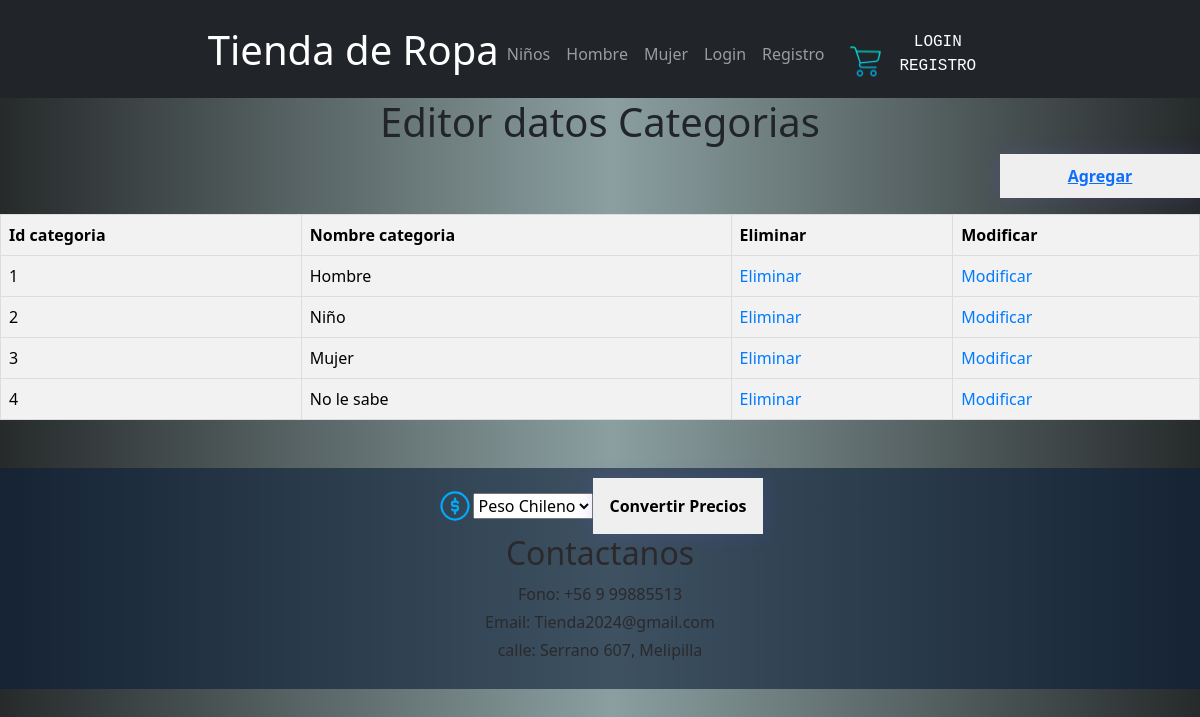
The app's page /trabajo/crud_categorias/, older data.
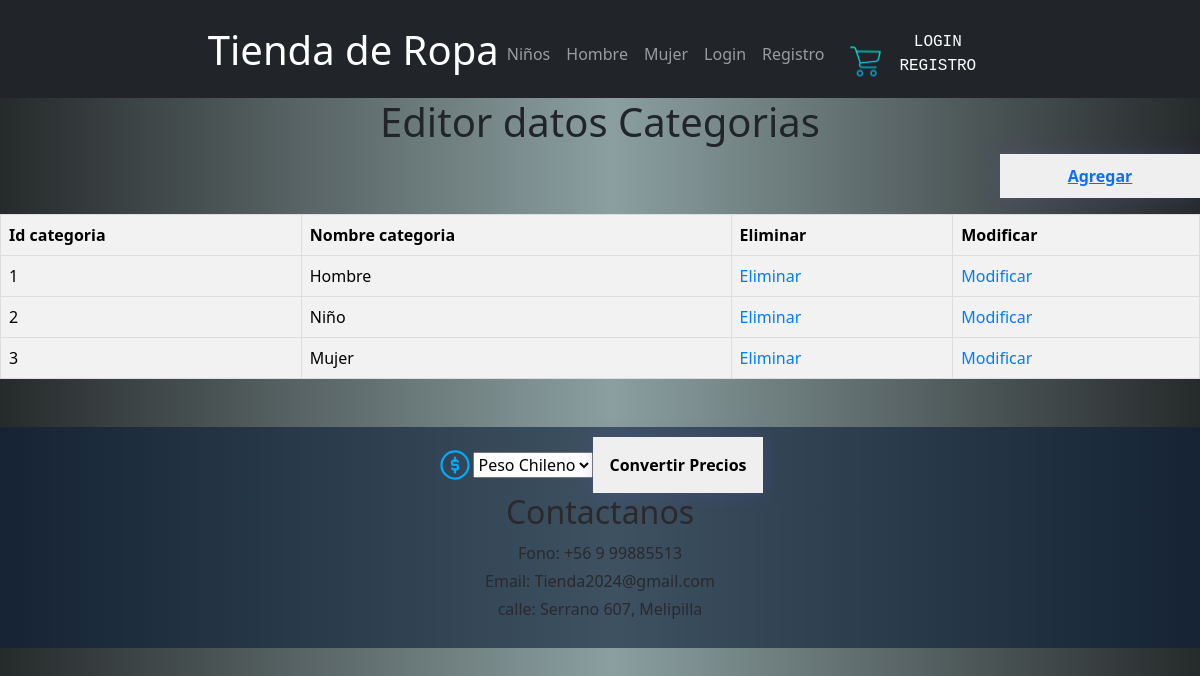
The same page, newer data.
### trabajo/models.py (models this page shows, shortened)
class Categoria(models.Model):
    id_categoria = models.CharField(max_length=4,db_column='idCategoria',primary_key=True)
    categoria = models.CharField(max_length=20, blank=False, null=False)

### trabajo/views.py (the view)
# urls.py: path('crud_categorias/', crud_categorias, name='crud_categorias'),
def crud_categorias(request):
    categorias = Categoria.objects.all()
    context = {'categorias': categorias}
    print("Enviando datos categorias_list")
    return render(request, 'trabajo/categorias_list.html', context)

### trabajo/templates/trabajo/categorias_list.html (shortened to what this page needs)
{% extends 'base.html' %}
    {% block content %}
    <div class="todo">
        <h1>Editor datos Categorias</h1>
        <div class="botonAgregarContainer">
            <button class="botonAgregar" type="button">
                <a href="{% url 'categoriasAdd' %}">Agregar</a>
            </button>
        </div>
        <table class="editorTable">
            {% if categorias %}
                <th>Id categoria</th>
                <th>Nombre categoria</th>
                <th>Eliminar</th>
                <th>Modificar</th>
                {% for categoria in categorias %}
                    <tr>
                        <td>{{categoria.id_categoria}}</td>
                        <td>{{categoria.categoria}}</td>
                        <td><a href="{% url 'categorias_del' pk=categoria.id_categoria %}">Eliminar</a></td>
                        <td><a href="{% url 'categorias_edit' pk=categoria.id_categoria %}">Modificar</a></td>
                    </tr>
                {% endfor %}
            {% endif %}
        </table>
    </div>
    {% endblock %}

### trabajo/templates/base.html (shortened to what this page needs)
{% load static %}
<!DOCTYPE html>
<html lang="en">
  <head>
    <link rel="stylesheet" href="{% static 'css/stylec.css' %}">
    <link rel="stylesheet" href="{% static 'css/style1.css' %}">
    <link rel="stylesheet" href="{% static 'css/styleEditor.css' %}">
    <link href="https://cdn.jsdelivr.net/npm/bootstrap@5.3.3/dist/css/bootstrap.min.css" rel="stylesheet">
  </head>
  <body>
    <header class="bg-dark text-white py-3">
      <div class="container">
          <h1><a href="index.html" class="text-white text-decoration-none">Tienda de Ropa</a></h1>
          <nav class="navbar navbar-expand-lg navbar-dark bg-dark">
              <div class="collapse navbar-collapse" id="navbarNav">
                  <ul class="navbar-nav ml-auto">
                      <li class="nav-item"><a class="nav-link" href="{% url 'producto2' %}">Niños</a></li>
                      <li class="nav-item"><a class="nav-link" href="{% url 'producto3' %}">Hombre</a></li>
                      <li class="nav-item"><a class="nav-link" href="{% url 'producto4' %}">Mujer</a></li>
                      <li class="nav-item"><a class="nav-link"href="{% url 'login' %}">Login</a></li>
                      <li class="nav-item"><a class="nav-link" href="{% url 'registro' %}">Registro</a></li>
                  </ul>
              </div>
          </nav>
          <div class="container-cart-icon" src="{% static 'images/cart.png' %}" >
            <a href="{% url 'carro' %}"><img src="{% static 'images/cart.png' %}" alt="Carrito de compras" /></a>
          </div>
          <div class="userDatos">
            {% if user.is_authenticated %}
                  {{user.username}}
                  <div class="editor" data-editor-url="{% url 'editor' %}">
                  </div>
                  <div class="userStaff hidden">
                  {{user.is_staff}}
                  </div>
                  {% csrf_token %}
                  <a id="logout" href="{% url 'logout' %}">Cerrar Sesion</a>
            {% else %}
            <a href="{% url 'login' %}">Login</a>
            <a href="{% url 'registro' %}">Registro</a>
            {% endif %}
          </div>
      </div>
  </header>
    {% block content %}{% endblock %}
    <footer>
        <div class="coinversor">
          <label for="coinversorMenu">
          </label>
          <select name="coinversorMenu" id="coinversorMenu">
            <option value="0">Peso Chileno</option>
          </select>
          <button class="comvertirPrecio" onclick="coinversor();">Convertir Precios</button>
        </div>
        <div class="contactanos">
          <h2>Contactanos</h2>
          <span>Fono: +56 9 99885513</span>
          <span>Email: Tienda2024@gmail.com</span>
          <span>calle: Serrano 607, Melipilla</span>
        </div>
    </footer>
</body>
</html>

### trabajo/static/css/stylec.css (style rules this page uses)
*, *:before, *:after { padding: 0; margin: 0; box-sizing: border-box; }
::placeholder { color: #080202; }

### trabajo/static/css/style1.css (style rules this page uses)
body { background-image: linear-gradient(to right, #262a2b 0%, #8b9fa0 51%, #262a2b 100%); font-family: Arial, sans-serif; }
a * { text-decoration: none; }
h1,h2,h3 { color: var(--secundario); }
h1 { color: var(--principal); font-size:4rem; }
h2 { font-size: 3vw; }
footer { position: static; background-color: rgba(11, 31, 57, .6); text-align: center; padding: 10px 0; width: 100%; margin-top: 3rem; color: #2b292c; display: flex; flex-direction: column; flex-wrap: wrap; }
* { margin: 0; padding: 0; }
.container { justify-content: center; align-items: center; display: flex; text-align: center; margin-top: 10px; }
button { cursor: pointer; border: 0; border-radius: 4px; font-weight: 600; margin: 0 10px; width: 200px; padding: 10px 0; box-shadow: 0 0 20px rgba(104, 85, 224, 0.2); transition: 0.4s; }
*::after, *::before, * { box-sizing: border-box; }
body { margin: 0 auto; font-family: "Lato"; color: #333; min-height: 100vh; }
img { max-width: 100%; }
.container-cart-icon { position: relative; text-align: center; float: right; margin-top: 15px; margin-left: 1rem; }
.coinversor { display: flex; flex-direction: row; justify-content: center; align-items: center; }
.coinversor label { display: block; font-size: 16px; font-weight: 500; }
select#coinversorMenu { display: flex; height: fit-content; }
.coinversor-icon { width: 3vw; height: 3vw; vertical-align: middle; }
.comvertirPrecio { width: fit-content; height: fit-content; text-align: center; padding: 1rem; }
.contactanos { display: flex; flex-direction: column; justify-content: center; align-items: center; margin-bottom: 15px; }
.contactanos span { margin: 2px 0; }
.userDatos { display: flex; flex-direction: column; justify-content: center; align-items: center; margin-inline: 1rem; }
.userDatos a { text-decoration: none; text-transform: uppercase; text-align: center; color: white; cursor: pointer; font-family: monospace; }

### trabajo/static/css/styleEditor.css (style rules this page uses)
.todo h1 { display: flex; justify-content: center; align-items: center; }
.botonAgregarContainer { display: flex; flex-direction: row-reverse; }
.botonAgregar { display: flex; justify-content: center; margin-bottom: 1rem; }
.editorTable { width: 100%; border-collapse: collapse; border: 1px solid #ddd; margin-bottom: 20px; background-color: #f2f2f2; overflow-y: auto; max-height: 400px; }
.editorTable th { background-color: #f2f2f2; text-align: left; padding: 8px; border-bottom: 1px solid #ddd; border-right: 1px solid #ddd; color: #000; }
.editorTable td { padding: 8px; text-align: left; border-bottom: 1px solid #ddd; border-right: 1px solid #ddd; color: #000; }
.editorTable a { text-decoration: none; color: #007bff; }

Row changes from the older to the newer data that the page shows:
removed Categoria: id_categoria "4", categoria "No le sabe"
